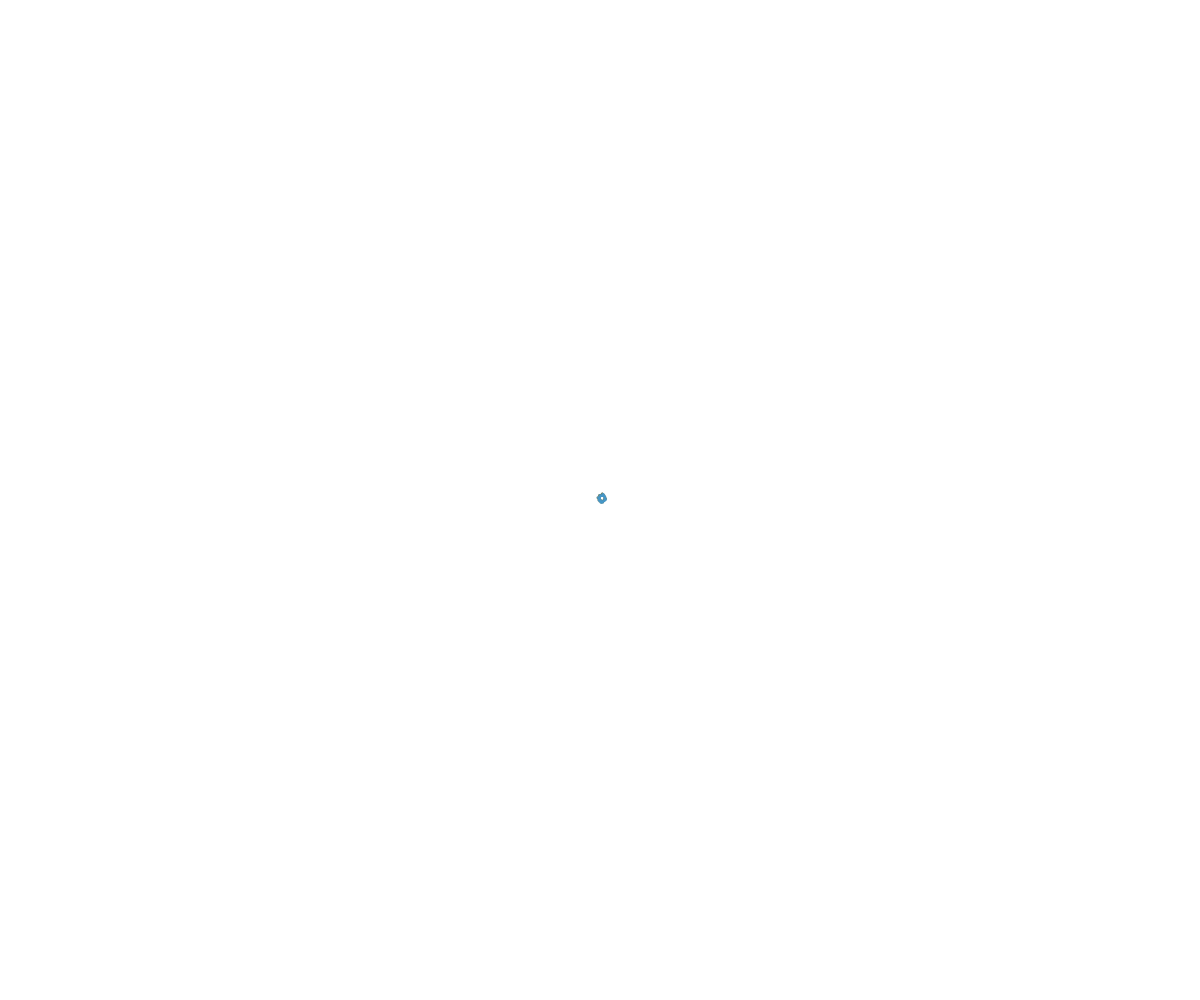
Frame 1 (no input)
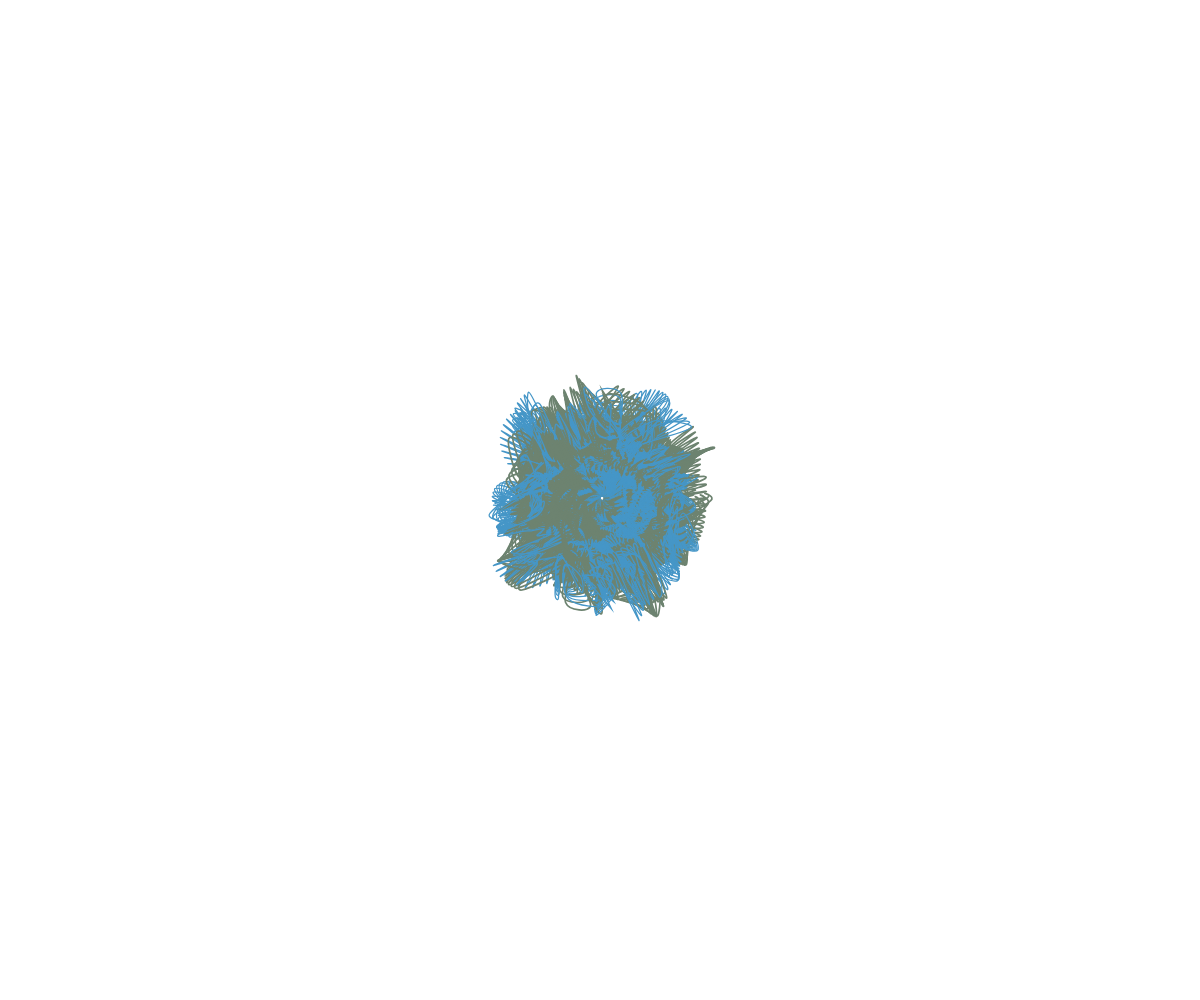
Frame 60 (no input)
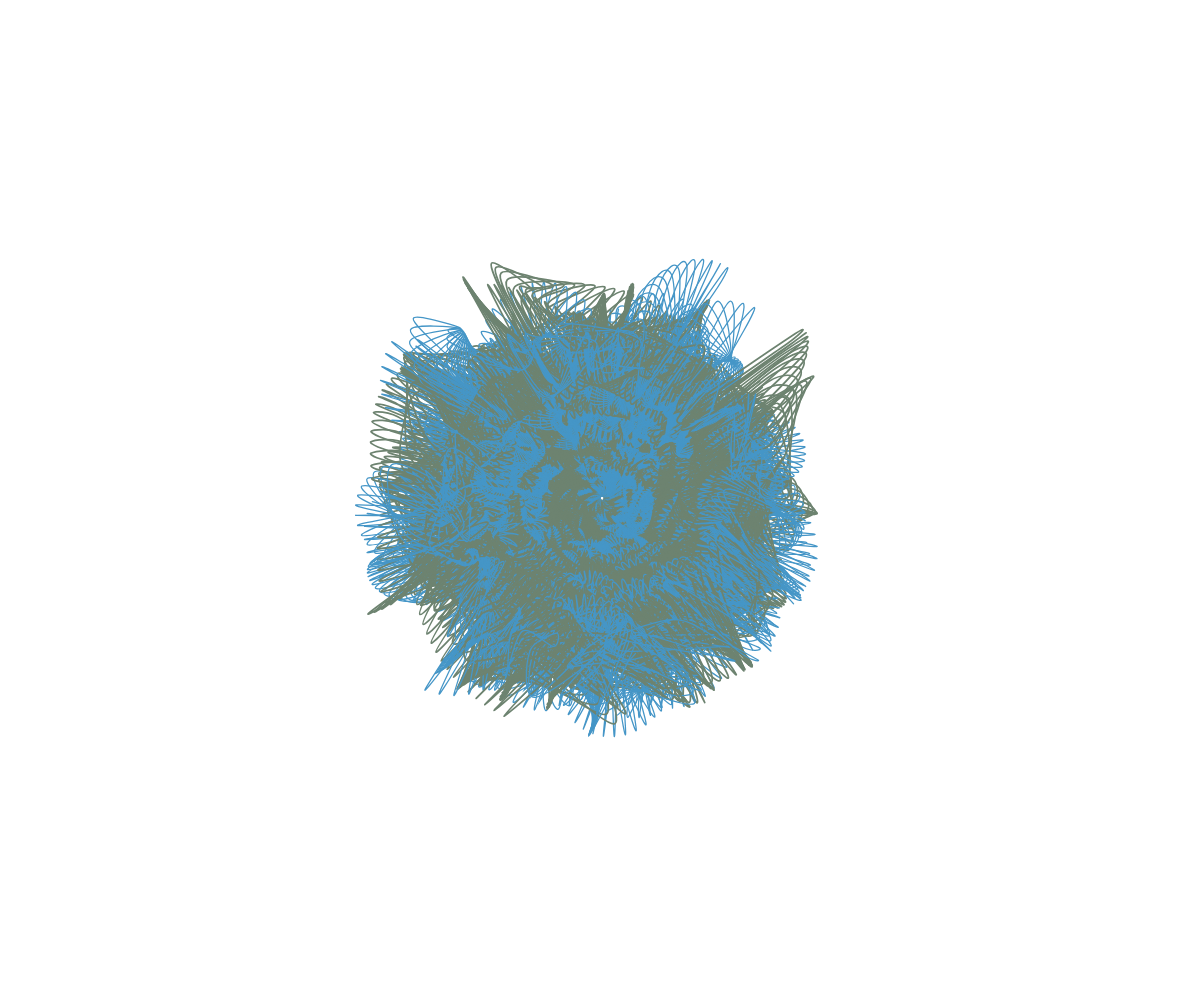
Frame 120 (the mouse pressed at the canvas centre since frame 60)

The p5.js sketch that drew these frames (run headless with seeded random() and noise() and a simulated clock; from frame 60 on, the mouse is pressed at the canvas centre):

// p5.js sketch
// ── sketch.js
var seed = Math.random() * 1341;
var t;
var num, vNum;
var radius, mySize;
let colors7 = "8c75ff-c553d2-2dfd60-2788f5-23054f-f21252-8834f1-c4dd92-184fd3-f9fee2-2E294E-541388-F1E9DA-FFD400-D90368-e9baaa-ffa07a-164555-ffe1d0-acd9e7-4596c7-6d8370-e45240-21d3a4-3303f9-cd2220-173df6-244ca8-a00360-b31016".split("-").map((a) => "#" + a);
var sizes = [];
let phase = 0;
let zoff = 0;
let slider;
let value=0;
let v_planet = [];

function setup() {
  mySize = min(windowWidth, windowHeight);
	createCanvas(windowWidth, windowHeight);
resetSketch();
var button = createButton("reset")
button.mousePressed(resetSketch) 
}


function resetSketch(){
  
	background(255,255,255);
	num = int(random(200, 100));
  //num = int(random(2, 200)); ou este ! quantidade de fios
	radius = mySize * 0.01;
	for (let a = 0; a < TAU; a += TAU / num) {
		sizes.push(random(0.1, 10)) //tamanho inicial
	}
	t = 0;
}


function draw() {
	// background(color_bg);


	randomSeed(seed);
	for (let i = 0; i < num; i++) {
		let a = (TAU / num) * i + t
		let x = radius * sin(a + t) / random(2, 5);
		let y = radius * cos(a + t) / random(2, 5);
		v_planet[i] = createVector(x, y);
	}
	push();
	translate(width / 2, height / 2);
	for (let j = 0; j < 2; j++) {

		
		rotate(random(TAU) * j / 10 + t);
		noFill();
		stroke(random(colors7));
		strokeWeight(random(1, 2));
      

		beginShape();
		// curveVertex(v_planet[0].x, v_planet[0].y);
		for (let i = 0; i < num; i++) {
			let d = random(radius / 1, radius / 8);
			let x_plus = 2
			let y_plus = 2
			curveVertex(v_planet[i].x + x_plus, v_planet[i].y - y_plus);
		}
		endShape(CLOSE);
      
      
	}
	pop();

	t += random(0.001, 0.055);
	if (radius < mySize * 5) {
		radius += random(1, 10);
	} else {
		noLoop();
	}
   
  

}
